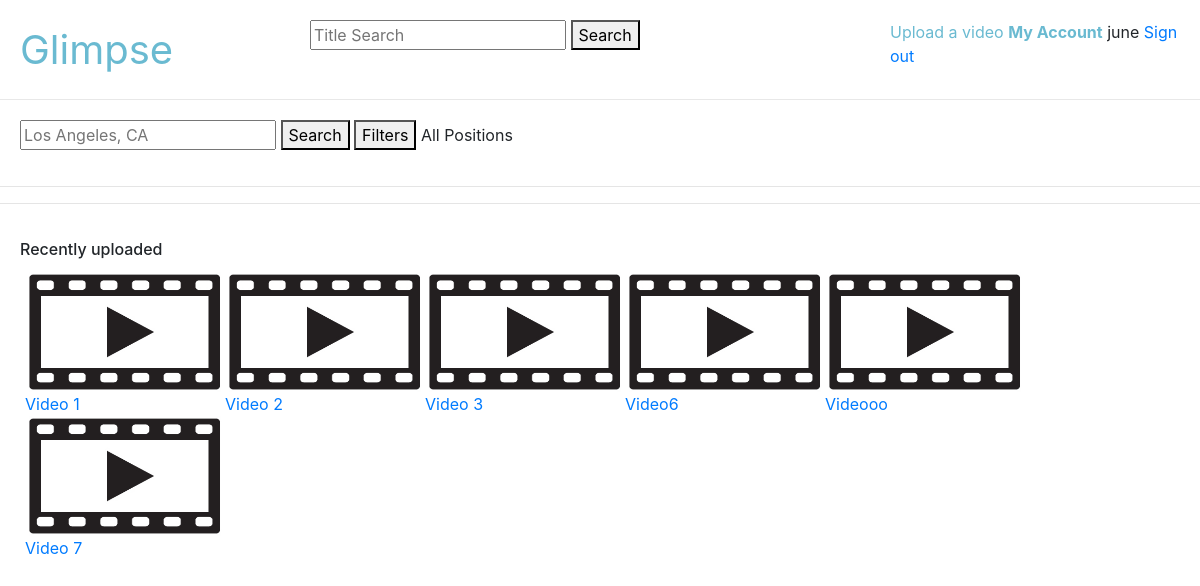
The app's page / (signed in) with its own data.
### main/models.py (models this page shows, shortened)
class Video(models.Model):
    title = models.CharField(max_length=100)
    file = models.FileField(null=True)
    uploader = models.ForeignKey(User, null=True, on_delete=models.CASCADE, related_name='uploaded_videos')
    categories = models.ManyToManyField(Category, related_name='videos')
    funcs = models.ManyToManyField(Func, related_name='videos')
    experiences = models.ManyToManyField(Experience, related_name='videos')
    jobtypes = models.ManyToManyField(Jobtype, related_name='videos')
    savers = models.ManyToManyField(User, related_name='saved_videos')

### main/views.py (the view)
# urls.py: path('', views.IndexView.as_view(), name='index'),
class IndexView(LoginRequiredMixin, ListView):
    template_name = 'main/recent_uploads.html'
    def get_queryset(self):
        videos = Video.objects.exclude(uploader__groups=self.request.user.groups.first())
        if 'category' in self.request.GET:
            videos = videos.filter(categories=self.request.GET['category'])
        if 'func' in self.request.GET:
            videos = videos.filter(funcs=self.request.GET['func'])
        self.videos = videos
        return videos
    def get_context_data(self, **kwargs):
        context = super().get_context_data(**kwargs)
        context['videos'] = self.videos
        context['user'] = self.request.user
        context['group'] = self.request.user.groups.first()
        return context

### main/templates/main/recent_uploads.html
{% extends "main/browse.html" %}
{% block main %}
    <h6>Recently uploaded</h6>
{% endblock %}

### main/templates/main/browse.html (shortened to what this page needs)
{% extends "main/layout.html" %}
{% load static %}
{% block header %}
    <form id='title-search' action="{% url 'search' %}" class="search" method="get">
        <input name="title_search" type="text" placeholder="Title Search">
        <button>Search</button>
    </form>
    <a href='{% url 'upload' %}' style='color:#6abad1'>Upload a video</a>
    <a href='{% url 'account' %}' style='font-weight:bold; color:#6abad1'>My Account</a>
    {{ user.username }}
    <a href='{% url 'logout' %}'>Sign out</a>
{% endblock %}
{% block content %}
    <div id='filter-bar'>
        <form action='{% url 'index' %}' method='get' class="search" style='display:inline-block'>
            <input name="location_search" type="text" placeholder="Los Angeles, CA">
            <button>Search</button>
        </form>
        <button onclick='showFilters()' style='display:inline-block'>Filters</button>
        <div id='main-filters' style='display:inline-block'>
            All Positions
        </div>
    </div>
    <hr>
    <hr>
    <div id="main">
        {% block main %}
        {% endblock %}
        <div class="video-grid">
            {% for video in videos %}
                <div class='video-item'>
                    <div class='thumbnail'>
                        <a class='thumbnail' href='{% url 'watch' video.id %}'>
                            <img src='{% static 'main/thumbnail.png' %}'>
                        </a>
                    </div>
                    <a href='{% url 'watch' video.id %}'>{{ video.title }}</a>
                </div>
            {% endfor %}
        </div>
    </div>
{% endblock %}

### main/templates/main/layout.html (style rules this page uses)
#title-search { float:left; width: 50%; }
#filter-bar { padding: 20px; }
#main { padding: 20px; }
.video-grid { display: flex; flex-wrap: wrap; padding: 5px; }
.thumbnail { width: 200px; height: 120px; }
.thumbnail img { width: 100%; height: 100%; }

### records on screen
Video: title "Video 1"
Video: title "Video 2"
Video: title "Video 3"
Video: title "Video6"
Video: title "Videooo"
Video: title "Video 7"

### other values on screen
{{ user.username }} "june"
